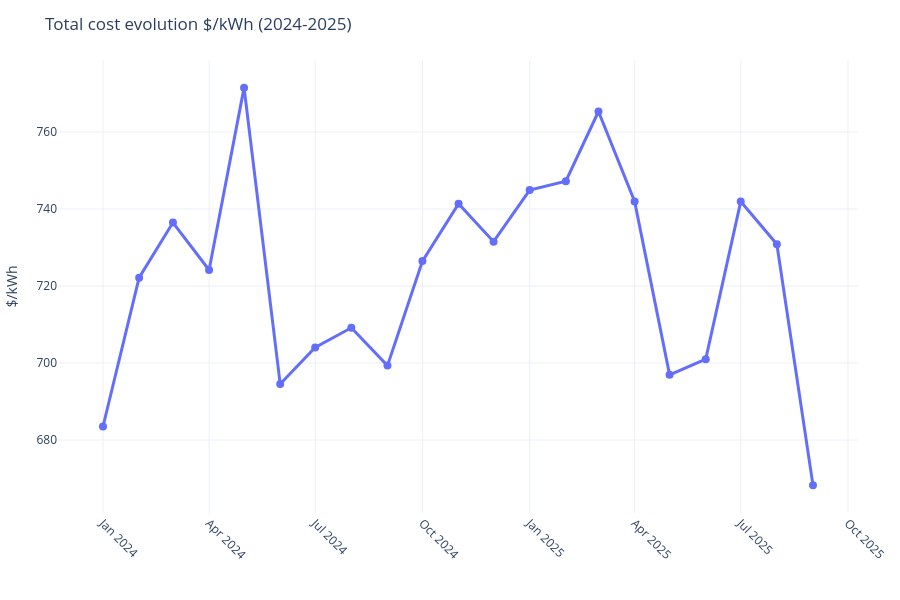

This figure's notebook cell:
### Code cell
# Data
data = df.groupby(['date'])['total_c_kWh'].mean().reset_index()

# JEKYLL_INCLUDE: plotly-q5-overall-evolution.html
# Plotly interactive version
fig1 = px.line(
    data,
    x='date',
    y='total_c_kWh',
    markers=True,
    title='Total cost evolution $/kWh (2024-2025)',
    labels={'total_c_kWh': '$/kWh', 'date': ''},
    hover_data={'total_c_kWh': ':.2f'}
)

fig1.update_layout(
    xaxis_tickangle=45,
    template='plotly_white',
    height=600,
    hovermode='x unified',
    legend_title_text='',
    margin=dict(l=40, r=40, t=60, b=60)
)

fig1.update_traces(line=dict(width=3), marker=dict(size=8))

# Export for Jekyll
fig1.write_html(
    "../_includes/posts/electricity-rates/plotly-q5-overall-evolution.html",
    full_html=False,
    include_plotlyjs="cdn"
)

fig1.show()   # ← previews interactively in the notebook

### Figure 1 — Plotly figure (JSON) as saved in the notebook; plotly's stock layout.template omitted (floating-point values rounded to 4 significant figures)
{"data": [{"hovertemplate": "=%{x}<br>$/kWh=%{y:.2f}<extra></extra>", "legendgroup": "", "line": {"color": "#636efa", "dash": "solid", "width": 3}, "marker": {"size": 8, "symbol": "circle"}, "mode": "lines+markers", "name": "", "orientation": "v", "showlegend": false, "type": "scatter", "x": ["2024-01-01T00:00:00", "2024-02-01T00:00:00", "2024-03-01T00:00:00", "2024-04-01T00:00:00", "2024-05-01T00:00:00", "2024-06-01T00:00:00", "2024-07-01T00:00:00", "2024-08-01T00:00:00", "2024-09-01T00:00:00", "2024-10-01T00:00:00", "2024-11-01T00:00:00", "2024-12-01T00:00:00", "2025-01-01T00:00:00", "2025-02-01T00:00:00", "2025-03-01T00:00:00", "2025-04-01T00:00:00", "2025-05-01T00:00:00", "2025-06-01T00:00:00", "2025-07-01T00:00:00", "2025-08-01T00:00:00", "2025-09-01T00:00:00"], "xaxis": "x", "y": [683.5, 722.2, 736.5, 724.2, 771.5, 694.5, 704.1, 709.2, 699.3, 726.5, 741.4, 731.5, 744.9, 747.2, 765.3, 742.0, 696.9, 701.0, 741.9, 730.9, 668.2], "yaxis": "y"}], "layout": {"height": 600, "hovermode": "x unified", "legend": {"title": {"text": ""}, "tracegroupgap": 0}, "margin": {"b": 60, "l": 40, "r": 40, "t": 60}, "title": {"text": "Total cost evolution $/kWh (2024-2025)"}, "xaxis": {"anchor": "y", "domain": [0, 1], "tickangle": 45, "title": {"text": ""}}, "yaxis": {"anchor": "x", "domain": [0, 1], "title": {"text": "$/kWh"}}}}
